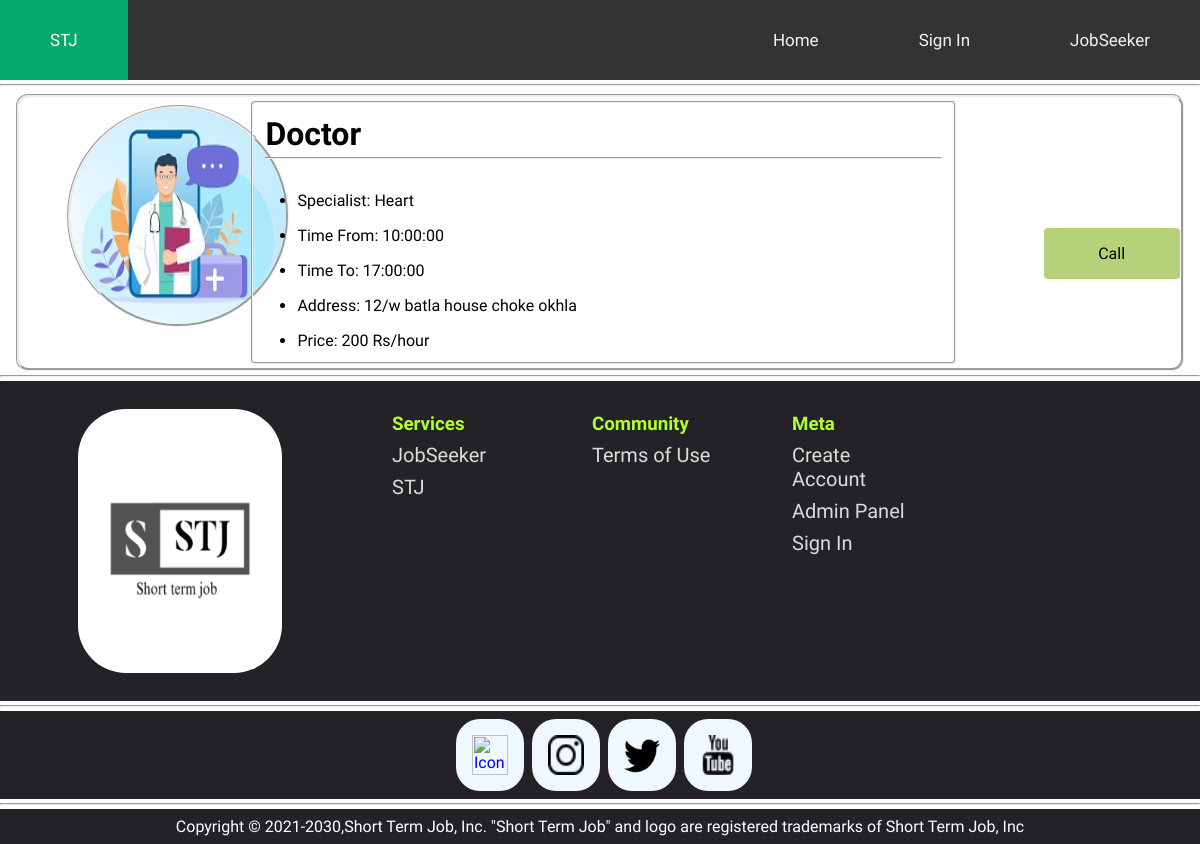
The app's page /stj/php/stj2.php?categoryName=Doctor with its own data.
### tables this page shows
CREATE TABLE `insidecategory` (
  `categoryName` text NOT NULL,
  `image` varchar(255) NOT NULL,
  `specialist` text NOT NULL,
  `timeFrom` time NOT NULL,
  `timeTo` time NOT NULL,
  `details` text NOT NULL,
  `price` varchar(255) NOT NULL,
  `phoneNumber` text NOT NULL
);

### stj/php/stj2.php (the view, shortened to what this page needs)
<link rel="stylesheet" href="../css/stj2.css">
<?php include('navigationBar.php'); ?>
    <hr>
        <?php
        include('../partial/config.php');
        if(isset($_GET['categoryName'])){
            $categoryName = $_GET['categoryName'];
            $sql = "SELECT * FROM `insidecategory` WHERE categoryName='$categoryName' ";
            $result = mysqli_query($connect, $sql);
            while($row=mysqli_fetch_assoc($result)){
                echo '<div class="middleArea">
                    <div class="middleArea1">
                    <div class="middleArea1a"><img src="../img/categoryImage_1/'.$row['image'].'" alt="Not Found"></div>
                    </div>';
                echo '<div class="middleArea2">
                            <h1>'.$row['categoryName'].'</h1>
                            <hr>
                            <ul>
                                <li>Specialist: '.$row['specialist'].'</li>
                                <li>Time From: '.$row['timeFrom'].'</li>
                                <li>Time To: '.$row['timeTo'].'</li>
                                <li>Address: '.$row['details'].'</li>
                                <li>Price: '.$row['price'].'</li>
                            </ul>
                        </div>';
                echo '<div class="middleArea3">
                            <br>
                            <a href="tel:'.$row['phoneNumber'].'">Call</a>
                </div>
                </div>';
            }
        }
        ?>
    <?php include('footer.php'); ?>
</body>
</html>

### stj/css/stj2.css (style rules this page uses)
* { font-family: 'Baloo Bhai 2', cursive; }
.middleArea { border: groove; display: flex; border-radius: 1.5vh; margin-left: 2vh; margin-right: 2vh; margin-top: 1vh; }
.middleArea1 { width: 20%; height: 30vh; }
.middleArea1a { border: groove; border-radius: 14vh; width: 27vh; height: 27vh; margin: 1vh; text-align: center; margin-left: 6vh; }
.middleArea1a img { border-radius: 14vh; width: 27vh; height: 27vh; }
.middleArea2 { border: 2px groove; width: 60%; border-radius: 0.5vh; padding: 1.5vh; margin-top: 0.5vh; margin-bottom: 0.5vh; }
.middleArea2 ul { margin-inline-start: 4vh; margin-top: 4vh; }
.middleArea2 li { margin-top: 2vh; }
.middleArea3 { width: 20%; height: 30vh; }
.middleArea3 a { padding: 2vh; display: inline-block; margin-left: 11vh; margin-top: 14vh; background: #b5d27a; border-radius: 0.5vh; text-decoration: none; width: 13vh; text-align: center; color: black; }
hr { margin-top: 0.5vh; margin-bottom: 0.5vh; }

### stj/css/navigationBar.css (style rules this page uses)
* { font-family: 'Baloo Bhai 2', cursive; }

### stj/css/footer.css (style rules this page uses)
* { margin:0; padding:0; font-family: 'Baloo Bhai 2', cursive; }

### records on screen
insidecategory: image (picture), categoryName "Doctor", specialist "Heart", timeFrom "10:00:00", timeTo "17:00:00", details "12/w batla house choke okhla", price "200 Rs/hour"
